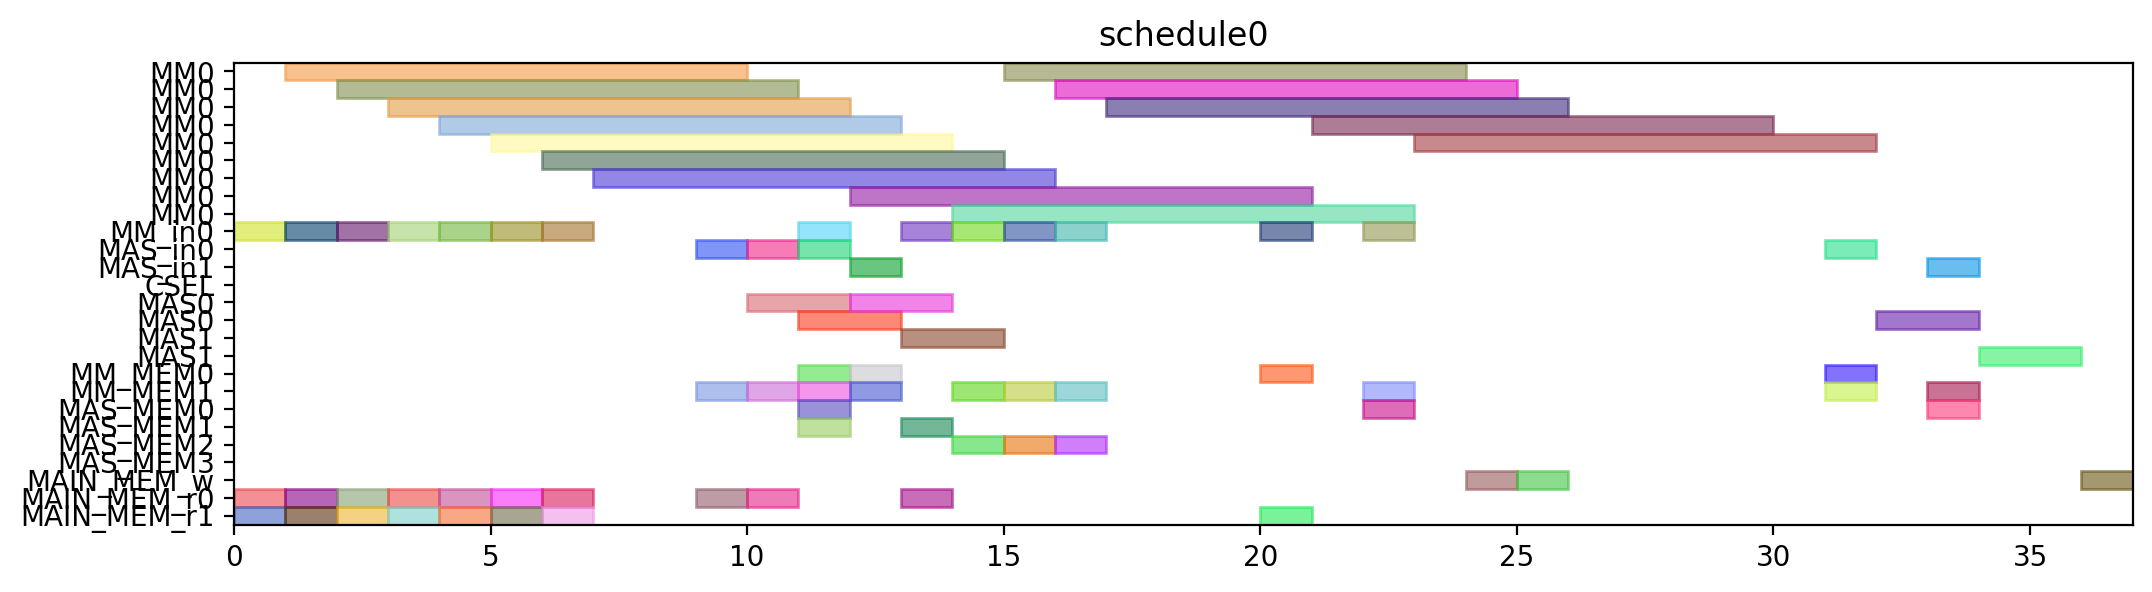

Here is the Python script that generated this plot:
from pyschedule import Scenario, solvers, plotters, alt


def solve():
	horizon = 120
	S = Scenario("schedule0", horizon=horizon)

	# resource
	MM = S.Resources('MM', num=1, size=9)
	MM_in = S.Resources('MM_in', num=1)
	MAS_in = S.Resources('MAS_in', num=2)
	CSEL = S.Resource('CSEL')
	MAS = S.Resources('MAS', num=2, size=2, periods=range(1, horizon))
	MM_MEM = S.Resources('MM_MEM', num=2)
	MAS_MEM = S.Resources('MAS_MEM', num=4)
	MAIN_MEM_w = S.Resource('MAIN_MEM_w', size=1)
	MAIN_MEM_r = S.Resources('MAIN_MEM_r', num=2)

	# result of previous scheduling

	# new tasks
	r1 = S.Task('r1', length=9, delay_cost=1)
	r1 += alt(MM)
	r1_in = S.Task('r1_in', length=1, delay_cost=1)
	r1_in += alt(MM_in)
	S += r1_in*MM_in[0]<=r1*MM[0]
	r1_mem0 = S.Task('r1_mem0', length=1, delay_cost=1)
	r1_mem0 += MAIN_MEM_r[0]
	S += r1_mem0 <= r1

	r1_mem1 = S.Task('r1_mem1', length=1, delay_cost=1)
	r1_mem1 += MAIN_MEM_r[1]
	S += r1_mem1 <= r1

	r3 = S.Task('r3', length=9, delay_cost=1)
	r3 += alt(MM)
	r3_in = S.Task('r3_in', length=1, delay_cost=1)
	r3_in += alt(MM_in)
	S += r3_in*MM_in[0]<=r3*MM[0]
	r3_mem0 = S.Task('r3_mem0', length=1, delay_cost=1)
	r3_mem0 += MAIN_MEM_r[0]
	S += r3_mem0 <= r3

	r3_mem1 = S.Task('r3_mem1', length=1, delay_cost=1)
	r3_mem1 += MAIN_MEM_r[1]
	S += r3_mem1 <= r3

	r4 = S.Task('r4', length=9, delay_cost=1)
	r4 += alt(MM)
	r4_in = S.Task('r4_in', length=1, delay_cost=1)
	r4_in += alt(MM_in)
	S += r4_in*MM_in[0]<=r4*MM[0]
	r4_mem0 = S.Task('r4_mem0', length=1, delay_cost=1)
	r4_mem0 += MAIN_MEM_r[0]
	S += r4_mem0 <= r4

	r4_mem1 = S.Task('r4_mem1', length=1, delay_cost=1)
	r4_mem1 += MAIN_MEM_r[1]
	S += r4_mem1 <= r4

	r5 = S.Task('r5', length=9, delay_cost=1)
	r5 += alt(MM)
	r5_in = S.Task('r5_in', length=1, delay_cost=1)
	r5_in += alt(MM_in)
	S += r5_in*MM_in[0]<=r5*MM[0]
	r5_mem0 = S.Task('r5_mem0', length=1, delay_cost=1)
	r5_mem0 += MAIN_MEM_r[0]
	S += r5_mem0 <= r5

	r5_mem1 = S.Task('r5_mem1', length=1, delay_cost=1)
	r5_mem1 += MAIN_MEM_r[1]
	S += r5_mem1 <= r5

	r6 = S.Task('r6', length=9, delay_cost=1)
	r6 += alt(MM)
	r6_in = S.Task('r6_in', length=1, delay_cost=1)
	r6_in += alt(MM_in)
	S += r6_in*MM_in[0]<=r6*MM[0]
	r6_mem0 = S.Task('r6_mem0', length=1, delay_cost=1)
	r6_mem0 += MAIN_MEM_r[0]
	S += r6_mem0 <= r6

	r6_mem1 = S.Task('r6_mem1', length=1, delay_cost=1)
	r6_mem1 += MAIN_MEM_r[1]
	S += r6_mem1 <= r6

	r12 = S.Task('r12', length=9, delay_cost=1)
	r12 += alt(MM)
	r12_in = S.Task('r12_in', length=1, delay_cost=1)
	r12_in += alt(MM_in)
	S += r12_in*MM_in[0]<=r12*MM[0]
	r12_mem0 = S.Task('r12_mem0', length=1, delay_cost=1)
	r12_mem0 += MAIN_MEM_r[0]
	S += r12_mem0 <= r12

	r12_mem1 = S.Task('r12_mem1', length=1, delay_cost=1)
	r12_mem1 += MAIN_MEM_r[1]
	S += r12_mem1 <= r12

	r13 = S.Task('r13', length=9, delay_cost=1)
	r13 += alt(MM)
	r13_in = S.Task('r13_in', length=1, delay_cost=1)
	r13_in += alt(MM_in)
	S += r13_in*MM_in[0]<=r13*MM[0]
	r13_mem0 = S.Task('r13_mem0', length=1, delay_cost=1)
	r13_mem0 += MAIN_MEM_r[0]
	S += r13_mem0 <= r13

	r13_mem1 = S.Task('r13_mem1', length=1, delay_cost=1)
	r13_mem1 += MAIN_MEM_r[1]
	S += r13_mem1 <= r13

	r2 = S.Task('r2', length=2, delay_cost=1)
	r2 += alt(MAS)
	r2_in = S.Task('r2_in', length=1, delay_cost=1)
	r2_in += alt(MAS_in)
	S += r2_in*MAS_in[0]<=r2*MAS[0]

	S += r2_in*MAS_in[1]<=r2*MAS[1]

	r2_mem0 = S.Task('r2_mem0', length=1, delay_cost=1)
	r2_mem0 += alt(MM_MEM)
	S += (r1*MM[0])-1 < r2_mem0*MM_MEM[0]
	S += r2_mem0 <= r2

	r2_mem1 = S.Task('r2_mem1', length=1, delay_cost=1)
	r2_mem1 += alt(MM_MEM)
	S += (r1*MM[0])-1 < r2_mem1*MM_MEM[1]
	S += r2_mem1 <= r2

	r7 = S.Task('r7', length=2, delay_cost=1)
	r7 += alt(MAS)
	r7_in = S.Task('r7_in', length=1, delay_cost=1)
	r7_in += alt(MAS_in)
	S += r7_in*MAS_in[0]<=r7*MAS[0]

	S += r7_in*MAS_in[1]<=r7*MAS[1]

	r7_mem0 = S.Task('r7_mem0', length=1, delay_cost=1)
	r7_mem0 += alt(MM_MEM)
	S += (r5*MM[0])-1 < r7_mem0*MM_MEM[0]
	S += r7_mem0 <= r7

	r7_mem1 = S.Task('r7_mem1', length=1, delay_cost=1)
	r7_mem1 += alt(MM_MEM)
	S += (r6*MM[0])-1 < r7_mem1*MM_MEM[1]
	S += r7_mem1 <= r7

	r8 = S.Task('r8', length=2, delay_cost=1)
	r8 += alt(MAS)
	r8_in = S.Task('r8_in', length=1, delay_cost=1)
	r8_in += alt(MAS_in)
	S += r8_in*MAS_in[0]<=r8*MAS[0]

	S += r8_in*MAS_in[1]<=r8*MAS[1]

	r8_mem0 = S.Task('r8_mem0', length=1, delay_cost=1)
	r8_mem0 += MAIN_MEM_r[0]
	S += r8_mem0 <= r8

	r8_mem1 = S.Task('r8_mem1', length=1, delay_cost=1)
	r8_mem1 += alt(MM_MEM)
	S += (r4*MM[0])-1 < r8_mem1*MM_MEM[1]
	S += r8_mem1 <= r8

	r10 = S.Task('r10', length=2, delay_cost=1)
	r10 += alt(MAS)
	r10_in = S.Task('r10_in', length=1, delay_cost=1)
	r10_in += alt(MAS_in)
	S += r10_in*MAS_in[0]<=r10*MAS[0]

	S += r10_in*MAS_in[1]<=r10*MAS[1]

	r10_mem0 = S.Task('r10_mem0', length=1, delay_cost=1)
	r10_mem0 += MAIN_MEM_r[0]
	S += r10_mem0 <= r10

	r10_mem1 = S.Task('r10_mem1', length=1, delay_cost=1)
	r10_mem1 += alt(MM_MEM)
	S += (r4*MM[0])-1 < r10_mem1*MM_MEM[1]
	S += r10_mem1 <= r10

	r9 = S.Task('r9', length=9, delay_cost=1)
	r9 += alt(MM)
	r9_in = S.Task('r9_in', length=1, delay_cost=1)
	r9_in += alt(MM_in)
	S += r9_in*MM_in[0]<=r9*MM[0]
	r9_mem0 = S.Task('r9_mem0', length=1, delay_cost=1)
	r9_mem0 += MAIN_MEM_r[0]
	S += r9_mem0 <= r9

	r9_mem1 = S.Task('r9_mem1', length=1, delay_cost=1)
	r9_mem1 += alt(MAS_MEM)
	S += (r7*MAS[0])-1 < r9_mem1*MAS_MEM[1]
	S += (r7*MAS[1])-1 < r9_mem1*MAS_MEM[3]
	S += r9_mem1 <= r9

	r11 = S.Task('r11', length=9, delay_cost=1)
	r11 += alt(MM)
	r11_in = S.Task('r11_in', length=1, delay_cost=1)
	r11_in += alt(MM_in)
	S += r11_in*MM_in[0]<=r11*MM[0]
	r11_mem0 = S.Task('r11_mem0', length=1, delay_cost=1)
	r11_mem0 += alt(MAS_MEM)
	S += (r10*MAS[0])-1 < r11_mem0*MAS_MEM[0]
	S += (r10*MAS[1])-1 < r11_mem0*MAS_MEM[2]
	S += r11_mem0 <= r11

	r11_mem1 = S.Task('r11_mem1', length=1, delay_cost=1)
	r11_mem1 += alt(MAS_MEM)
	S += (r10*MAS[0])-1 < r11_mem1*MAS_MEM[1]
	S += (r10*MAS[1])-1 < r11_mem1*MAS_MEM[3]
	S += r11_mem1 <= r11

	PX_new = S.Task('PX_new', length=9, delay_cost=1)
	PX_new += alt(MM)
	PX_new_in = S.Task('PX_new_in', length=1, delay_cost=1)
	PX_new_in += alt(MM_in)
	S += PX_new_in*MM_in[0]<=PX_new*MM[0]
	S += 0<PX_new

	PX_new_w = S.Task('PX_new_w', length=1, delay_cost=1)
	PX_new_w += alt(MAIN_MEM_w)
	S += PX_new <= PX_new_w

	PX_new_mem0 = S.Task('PX_new_mem0', length=1, delay_cost=1)
	PX_new_mem0 += alt(MAS_MEM)
	S += (r2*MAS[0])-1 < PX_new_mem0*MAS_MEM[0]
	S += (r2*MAS[1])-1 < PX_new_mem0*MAS_MEM[2]
	S += PX_new_mem0 <= PX_new

	PX_new_mem1 = S.Task('PX_new_mem1', length=1, delay_cost=1)
	PX_new_mem1 += alt(MM_MEM)
	S += (r12*MM[0])-1 < PX_new_mem1*MM_MEM[1]
	S += PX_new_mem1 <= PX_new

	r14 = S.Task('r14', length=9, delay_cost=1)
	r14 += alt(MM)
	r14_in = S.Task('r14_in', length=1, delay_cost=1)
	r14_in += alt(MM_in)
	S += r14_in*MM_in[0]<=r14*MM[0]
	r14_mem0 = S.Task('r14_mem0', length=1, delay_cost=1)
	r14_mem0 += alt(MAS_MEM)
	S += (r2*MAS[0])-1 < r14_mem0*MAS_MEM[0]
	S += (r2*MAS[1])-1 < r14_mem0*MAS_MEM[2]
	S += r14_mem0 <= r14

	r14_mem1 = S.Task('r14_mem1', length=1, delay_cost=1)
	r14_mem1 += alt(MM_MEM)
	S += (r3*MM[0])-1 < r14_mem1*MM_MEM[1]
	S += r14_mem1 <= r14

	Z1_new = S.Task('Z1_new', length=9, delay_cost=1)
	Z1_new += alt(MM)
	Z1_new_in = S.Task('Z1_new_in', length=1, delay_cost=1)
	Z1_new_in += alt(MM_in)
	S += Z1_new_in*MM_in[0]<=Z1_new*MM[0]
	S += 0<Z1_new

	Z1_new_w = S.Task('Z1_new_w', length=1, delay_cost=1)
	Z1_new_w += alt(MAIN_MEM_w)
	S += Z1_new <= Z1_new_w

	Z1_new_mem0 = S.Task('Z1_new_mem0', length=1, delay_cost=1)
	Z1_new_mem0 += alt(MAS_MEM)
	S += (r2*MAS[0])-1 < Z1_new_mem0*MAS_MEM[0]
	S += (r2*MAS[1])-1 < Z1_new_mem0*MAS_MEM[2]
	S += Z1_new_mem0 <= Z1_new

	Z1_new_mem1 = S.Task('Z1_new_mem1', length=1, delay_cost=1)
	Z1_new_mem1 += alt(MM_MEM)
	S += (r13*MM[0])-1 < Z1_new_mem1*MM_MEM[1]
	S += Z1_new_mem1 <= Z1_new

	r15 = S.Task('r15', length=9, delay_cost=1)
	r15 += alt(MM)
	r15_in = S.Task('r15_in', length=1, delay_cost=1)
	r15_in += alt(MM_in)
	S += r15_in*MM_in[0]<=r15*MM[0]
	r15_mem0 = S.Task('r15_mem0', length=1, delay_cost=1)
	r15_mem0 += alt(MAS_MEM)
	S += (r8*MAS[0])-1 < r15_mem0*MAS_MEM[0]
	S += (r8*MAS[1])-1 < r15_mem0*MAS_MEM[2]
	S += r15_mem0 <= r15

	r15_mem1 = S.Task('r15_mem1', length=1, delay_cost=1)
	r15_mem1 += alt(MM_MEM)
	S += (r9*MM[0])-1 < r15_mem1*MM_MEM[1]
	S += r15_mem1 <= r15

	r16 = S.Task('r16', length=9, delay_cost=1)
	r16 += alt(MM)
	r16_in = S.Task('r16_in', length=1, delay_cost=1)
	r16_in += alt(MM_in)
	S += r16_in*MM_in[0]<=r16*MM[0]
	r16_mem0 = S.Task('r16_mem0', length=1, delay_cost=1)
	r16_mem0 += alt(MM_MEM)
	S += (r11*MM[0])-1 < r16_mem0*MM_MEM[0]
	S += r16_mem0 <= r16

	r16_mem1 = S.Task('r16_mem1', length=1, delay_cost=1)
	r16_mem1 += MAIN_MEM_r[1]
	S += r16_mem1 <= r16

	r17 = S.Task('r17', length=2, delay_cost=1)
	r17 += alt(MAS)
	r17_in = S.Task('r17_in', length=1, delay_cost=1)
	r17_in += alt(MAS_in)
	S += r17_in*MAS_in[0]<=r17*MAS[0]

	S += r17_in*MAS_in[1]<=r17*MAS[1]

	r17_mem0 = S.Task('r17_mem0', length=1, delay_cost=1)
	r17_mem0 += alt(MM_MEM)
	S += (r14*MM[0])-1 < r17_mem0*MM_MEM[0]
	S += r17_mem0 <= r17

	r17_mem1 = S.Task('r17_mem1', length=1, delay_cost=1)
	r17_mem1 += alt(MM_MEM)
	S += (r15*MM[0])-1 < r17_mem1*MM_MEM[1]
	S += r17_mem1 <= r17

	PY_new = S.Task('PY_new', length=2, delay_cost=1)
	PY_new += alt(MAS)
	PY_new_in = S.Task('PY_new_in', length=1, delay_cost=1)
	PY_new_in += alt(MAS_in)
	S += PY_new_in*MAS_in[0]<=PY_new*MAS[0]

	S += PY_new_in*MAS_in[1]<=PY_new*MAS[1]

	S += 0<PY_new

	PY_new_w = S.Task('PY_new_w', length=1, delay_cost=1)
	PY_new_w += alt(MAIN_MEM_w)
	S += PY_new <= PY_new_w

	PY_new_mem0 = S.Task('PY_new_mem0', length=1, delay_cost=1)
	PY_new_mem0 += alt(MAS_MEM)
	S += (r17*MAS[0])-1 < PY_new_mem0*MAS_MEM[0]
	S += (r17*MAS[1])-1 < PY_new_mem0*MAS_MEM[2]
	S += PY_new_mem0 <= PY_new

	PY_new_mem1 = S.Task('PY_new_mem1', length=1, delay_cost=1)
	PY_new_mem1 += alt(MM_MEM)
	S += (r16*MM[0])-1 < PY_new_mem1*MM_MEM[1]
	S += PY_new_mem1 <= PY_new

	solvers.mip.solve(S,msg=1,kind='CPLEX',ratio_gap=1.01)

	solution = [['hoge']*len(S.solution()[1]) for i in range(len(S.solution()))]
	for i in range(len(S.solution())):
		for j in range(len(S.solution()[i])):
			solution[i][j]=str(S.solution()[i][j])
	print(solution)

	cycles = int(solution[-1][3])

	pic_file_name = "/mnt/rose/usr1/fukuda/ABE/multiRAM_multiMAS_16mux/scheduling_result/stage9MM1_stage2MAS2/EP_YRECOVER/schedule0.png"
	if(S.solution() != []):
		plotters.matplotlib.plot(S,img_filename=pic_file_name, show_task_labels=False, fig_size=(cycles*0.25+3, 3))

	return solution
